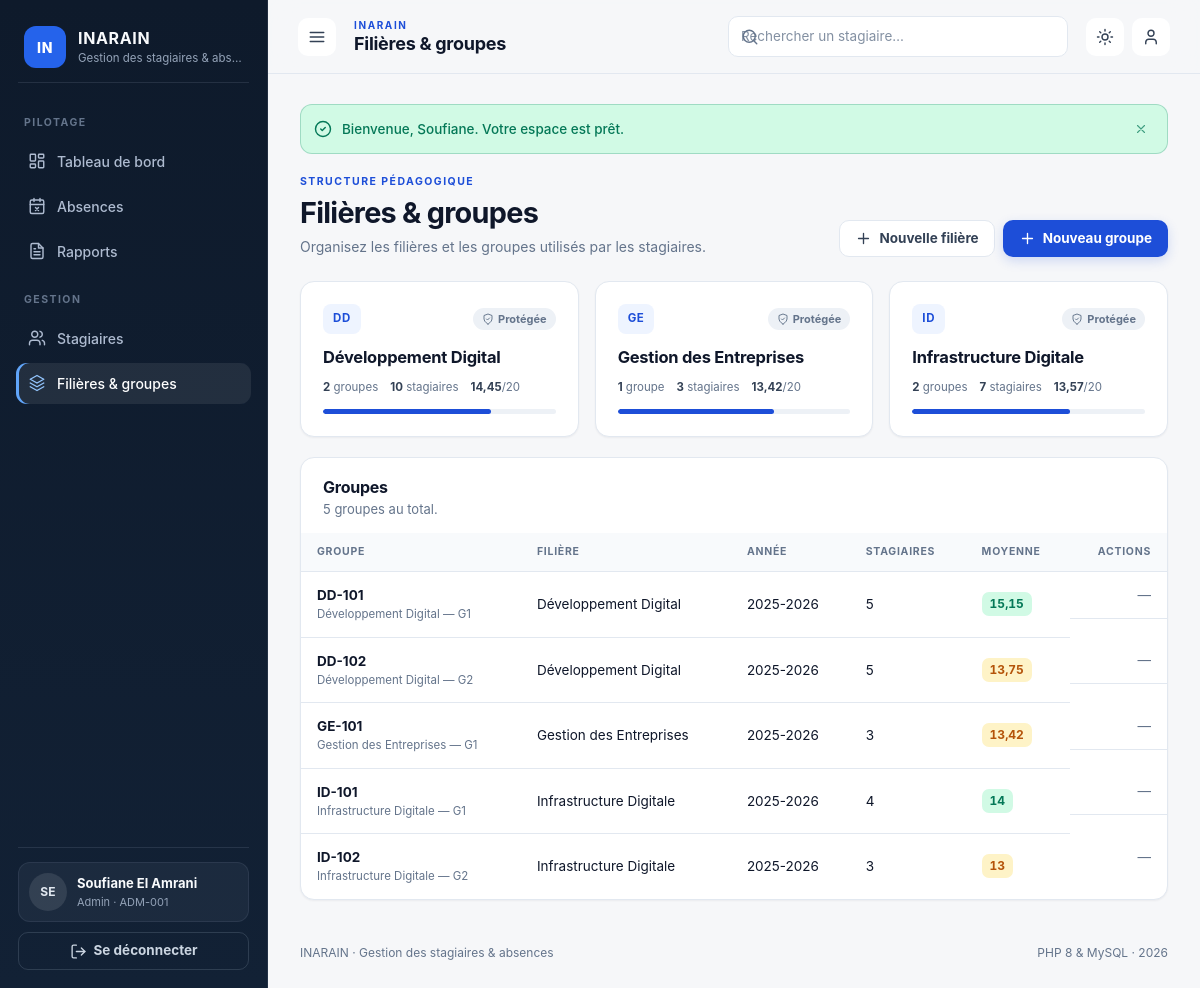
Page /filieres (signed in) on the committed database.
### tables this page shows
CREATE TABLE filieres (
    id INT UNSIGNED NOT NULL AUTO_INCREMENT,
    code VARCHAR(20) NOT NULL,
    label VARCHAR(120) NOT NULL,
    created_at TIMESTAMP NOT NULL DEFAULT CURRENT_TIMESTAMP,
    PRIMARY KEY (id),
    UNIQUE KEY uniq_filiere_code (code)
);

CREATE TABLE groupes (
    id INT UNSIGNED NOT NULL AUTO_INCREMENT,
    code VARCHAR(20) NOT NULL,
    label VARCHAR(120) NOT NULL,
    filiere_id INT UNSIGNED NOT NULL,
    academic_year VARCHAR(9) NOT NULL DEFAULT '2025-2026',
    created_at TIMESTAMP NOT NULL DEFAULT CURRENT_TIMESTAMP,
    PRIMARY KEY (id),
    UNIQUE KEY uniq_groupe_code (code),
    KEY idx_groupe_filiere (filiere_id),
    CONSTRAINT fk_groupe_filiere FOREIGN KEY (filiere_id)
        REFERENCES filieres (id) ON DELETE RESTRICT ON UPDATE CASCADE
);

### app/Core/View.php (called while the page is built, shortened)
<?php
final class View
{
    public static function render(string $view, array $data = [], ?string $layout = null): void
    {
        extract($data, EXTR_SKIP);
        require __DIR__ . '/../Views/' . $view . '.php';
    }
}

### app/Controllers/FilieresController.php (called while the page is built, shortened)
<?php
final class FilieresController
{
    public function index(): void
    {
        View::render('filieres/index', [
            'pageTitle' => 'Filières & groupes',
            'filieres' => Filiere::allWithStats(),
            'groups' => Filiere::groups(),
        ]);
    }
}

### public/index.php (called while the page is built, shortened)
<?php
$requestPath = parse_url($_SERVER['REQUEST_URI'] ?? '/', PHP_URL_PATH) ?: '/';
$requestPath = rawurldecode($requestPath);
$requestPath = '/' . trim($requestPath, '/');
$router = new App\Core\Router();
$router->get('/', [App\Controllers\DashboardController::class, 'index']);
$router->get('/login', [App\Controllers\AuthController::class, 'showLogin']);
$router->post('/login', [App\Controllers\AuthController::class, 'login']);
$router->get('/register', [App\Controllers\AuthController::class, 'showRegister']);
$router->post('/register', [App\Controllers\AuthController::class, 'register']);
$router->post('/logout', [App\Controllers\AuthController::class, 'logout']);
$router->get('/stagiaires', [App\Controllers\StagiairesController::class, 'index']);
$router->get('/stagiaires/create', [App\Controllers\StagiairesController::class, 'create']);
$router->post('/stagiaires', [App\Controllers\StagiairesController::class, 'store']);
$router->get('/stagiaires/{id}', [App\Controllers\StagiairesController::class, 'show']);
$router->get('/stagiaires/{id}/edit', [App\Controllers\StagiairesController::class, 'edit']);
$router->post('/stagiaires/{id}', [App\Controllers\StagiairesController::class, 'update']);
$router->post('/stagiaires/{id}/delete', [App\Controllers\StagiairesController::class, 'destroy']);
$router->get('/absences', [App\Controllers\AbsencesController::class, 'index']);
$router->post('/absences', [App\Controllers\AbsencesController::class, 'store']);
$router->post('/absences/{id}/justify', [App\Controllers\AbsencesController::class, 'justify']);
$router->post('/absences/{id}/delete', [App\Controllers\AbsencesController::class, 'destroy']);
$router->get('/filieres', [App\Controllers\FilieresController::class, 'index']);
$router->post('/filieres', [App\Controllers\FilieresController::class, 'storeFiliere']);
$router->post('/filieres/{id}/delete', [App\Controllers\FilieresController::class, 'destroyFiliere']);
$router->post('/groupes', [App\Controllers\FilieresController::class, 'storeGroup']);
$router->post('/groupes/{id}/delete', [App\Controllers\FilieresController::class, 'destroyGroup']);
$router->get('/reports', [App\Controllers\ReportsController::class, 'index']);
$router->get('/reports/filieres/{id}', [App\Controllers\ReportsController::class, 'filiere']);
$router->get('/reports/stagiaires.csv', [App\Controllers\ReportsController::class, 'exportStagiaires']);
$router->get('/reports/absences.csv', [App\Controllers\ReportsController::class, 'exportAbsences']);
$router->get('/profile', [App\Controllers\ProfileController::class, 'index']);
$router->post('/profile', [App\Controllers\ProfileController::class, 'update']);
$router->post('/profile/password', [App\Controllers\ProfileController::class, 'changePassword']);
$router->dispatch($_SERVER['REQUEST_METHOD'] ?? 'GET', $requestPath);

### app/Models/Filiere.php (called while the page is built, shortened)
<?php
final class Filiere
{
    public static function allWithStats(): array
    {
        $sql = 'SELECT f.*,
                       COUNT(DISTINCT g.id) AS group_count,
                       COUNT(DISTINCT s.id) AS stagiaire_count,
                       COALESCE(AVG(s.note), 0) AS average_note
                FROM filieres f
                LEFT JOIN groupes g ON g.filiere_id = f.id
                LEFT JOIN stagiaires s ON s.group_id = g.id
                GROUP BY f.id
                ORDER BY f.label';
        return Database::connection()->query($sql)->fetchAll(PDO::FETCH_ASSOC);
    }
    public static function groups(): array
    {
        $sql = 'SELECT g.*, f.label AS filiere_label, f.code AS filiere_code,
                       COUNT(s.id) AS stagiaire_count,
                       COALESCE(AVG(s.note), 0) AS average_note
                FROM groupes g
                JOIN filieres f ON f.id = g.filiere_id
                LEFT JOIN stagiaires s ON s.group_id = g.id
                GROUP BY g.id
                ORDER BY f.label, g.label';
        return Database::connection()->query($sql)->fetchAll(PDO::FETCH_ASSOC);
    }
}

### app/Views/filieres/index.php (the view, shortened to what this page needs)
<section class="page-head">
    <div>
        <p class="eyebrow">Structure pédagogique</p>
        <h2>Filières &amp; groupes</h2>
        <p class="muted">Organisez les filières et les groupes utilisés par les stagiaires.</p>
    </div>
    <div class="page-actions">
        <button class="btn btn-ghost" type="button" data-open-dialog="filiere-dialog"><?= icon('plus') ?> Nouvelle filière</button>
        <button class="btn btn-primary" type="button" data-open-dialog="group-dialog"><?= icon('plus') ?> Nouveau groupe</button>
    </div>
</section>
<?php if ($filieres === []): ?>
    <section class="card empty-state empty-state-lg">
        <?= icon('layers') ?>
        <h3>Aucune filière</h3>
        <p>Créez une filière puis un groupe pour commencer à inscrire des stagiaires.</p>
        <button class="btn btn-primary" type="button" data-open-dialog="filiere-dialog"><?= icon('plus') ?> Créer une filière</button>
    </section>
<?php else: ?>
    <div class="filiere-grid">
        <?php foreach ($filieres as $filiere): ?>
            <article class="card filiere-card">
                <div class="filiere-head">
                    <span class="code-chip"><?= e($filiere['code']) ?></span>
                    <?php if ((int) $filiere['stagiaire_count'] === 0): ?>
                        <form action="<?= e(url('filieres/' . $filiere['id'] . '/delete')) ?>" method="post" data-confirm="Supprimer la filière <?= e($filiere['label']) ?> ? Ses groupes vides seront aussi supprimés.">
                            <?= csrf_field() ?>
                            <button class="icon-btn icon-btn-sm icon-btn-danger" type="submit" title="Supprimer la filière" aria-label="Supprimer la filière <?= e($filiere['label']) ?>"><?= icon('trash') ?></button>
                        </form>
                    <?php else: ?>
                        <span class="badge badge-muted" title="Cette filière contient encore des stagiaires"><?= icon('shield') ?> Protégée</span>
                    <?php endif; ?>
                </div>
                <h3><?= e($filiere['label']) ?></h3>
                <div class="filiere-stats">
                    <span><strong><?= (int) $filiere['group_count'] ?></strong> groupe<?= (int) $filiere['group_count'] > 1 ? 's' : '' ?></span>
                    <span><strong><?= (int) $filiere['stagiaire_count'] ?></strong> stagiaire<?= (int) $filiere['stagiaire_count'] > 1 ? 's' : '' ?></span>
                    <span><strong><?= e(note_fr($filiere['average_note'])) ?></strong>/20</span>
                </div>
                <div class="progress progress-sm"><span style="width: <?= e((string) round(((float) $filiere['average_note'] / 20) * 100, 1)) ?>%"></span></div>
            </article>
        <?php endforeach; ?>
    </div>
<?php endif; ?>
<section class="card card-flush">
    <div class="card-head card-head-padded">
        <div>
            <h3>Groupes</h3>
            <p class="muted"><?= count($groups) ?> groupe<?= count($groups) > 1 ? 's' : '' ?> au total.</p>
        </div>
    </div>
    <?php if ($groups === []): ?>
        <div class="empty-state">
            <?= icon('users') ?>
            <h3>Aucun groupe</h3>
            <p>Créez un groupe rattaché à une filière.</p>
        </div>
    <?php else: ?>
        <div class="table-wrap">
            <table class="table">
                <thead>
                    <tr>
                        <th scope="col">Groupe</th>
                        <th scope="col">Filière</th>
                        <th scope="col">Année</th>
                        <th scope="col">Stagiaires</th>
                        <th scope="col">Moyenne</th>
                        <th scope="col" class="th-actions">Actions</th>
                    </tr>
                </thead>
                <tbody>
                    <?php foreach ($groups as $group): ?>
                        <tr>
                            <td>
                                <span class="table-strong"><?= e($group['code']) ?></span>
                                <span class="table-sub"><?= e($group['label']) ?></span>
                            </td>
                            <td><?= e($group['filiere_label']) ?></td>
                            <td><?= e($group['academic_year']) ?></td>
                            <td><?= (int) $group['stagiaire_count'] ?></td>
                            <td><span class="note note-<?= e(note_tone($group['average_note'])) ?>"><?= e(note_fr($group['average_note'])) ?></span></td>
                            <td class="td-actions">
                                <?php if ((int) $group['stagiaire_count'] === 0): ?>
                                    <form action="<?= e(url('groupes/' . $group['id'] . '/delete')) ?>" method="post" data-confirm="Supprimer le groupe <?= e($group['code']) ?> ?">
                                        <?= csrf_field() ?>
                                        <button class="icon-btn icon-btn-sm icon-btn-danger" type="submit" title="Supprimer le groupe" aria-label="Supprimer le groupe <?= e($group['code']) ?>"><?= icon('trash') ?></button>
                                    </form>
                                <?php else: ?>
                                    <span class="muted">—</span>
                                <?php endif; ?>
                            </td>
                        </tr>
                    <?php endforeach; ?>
                </tbody>
            </table>
        </div>
    <?php endif; ?>
</section>

### app/helpers.php (shortened to what this page needs)
<?php
function e(mixed $value): string
{
    return htmlspecialchars((string) $value, ENT_QUOTES, 'UTF-8');
}
function config(string $key, mixed $default = null): mixed
{
    $value = $GLOBALS['config'] ?? [];
    foreach (explode('.', $key) as $segment) {
        $value = $value[$segment];
    }
    return $value;
}
function note_fr(mixed $note): string
{
    $formatted = number_format((float) $note, 2, ',', '');
    return rtrim(rtrim($formatted, '0'), ',');
}
function note_tone(mixed $note): string
{
    $value = (float) $note;
    if ($value >= 14) {
        return 'good';
    }
    if ($value >= (float) config('academic.pass_mark', 10)) {
        return 'warn';
    }
    return 'bad';
}
function icon(string $name, string $class = 'icon'): string
{
    return '<svg class="' . e($class) . '" aria-hidden="true"><use href="#i-' . e($name) . '"></use></svg>';
}

### app/Core/Router.php (shortened to what this page needs)
<?php
final class Router
{
    private array $routes = [];
    private function add(string $method, string $pattern, callable|array $handler): void
    {
        $this->routes[] = [
            'method' => $method,
            'pattern' => rtrim($pattern, '/') ?: '/',
            'handler' => $handler,
        ];
    }
    public function dispatch(string $method, string $path): void
    {
        $path = rtrim($path, '/') ?: '/';
        foreach ($this->routes as $route) {
            $regex = $this->compile($route['pattern']);
            if (preg_match($regex, $path, $matches) !== 1) {
                continue;
            }
            $params = array_filter(
                $matches,
                static fn (string|int $key): bool => is_string($key),
                ARRAY_FILTER_USE_KEY
            );
            $handler = $route['handler'];
            if (is_array($handler) && is_string($handler[0])) {
                $handler[0] = new $handler[0]();
            }
            call_user_func_array($handler, array_values($params));
            return;
        }
    }
    private function compile(string $pattern): string
    {
        $regex = preg_replace('#\{([a-zA-Z_][a-zA-Z0-9_]*)\}#', '(?P<$1>[^/]+)', $pattern);
        return '#^' . $regex . '$#';
    }
}

### rows in the picture
filieres: code "DD", label "Développement Digital", group_count "2", shows "s", stagiaire_count "10", average_note "14,45"
filieres: code "GE", label "Gestion des Entreprises", group_count "1", stagiaire_count "3", average_note "13,42"
filieres: code "ID", label "Infrastructure Digitale", group_count "2", stagiaire_count "7", average_note "13,57"
groupes: code "DD-101", label "Développement Digital — G1", filiere.label "Développement Digital", academic_year "2025-2026", stagiaire_count "5", average_note "15,15"
groupes: code "DD-102", label "Développement Digital — G2", filiere.label "Développement Digital", academic_year "2025-2026", stagiaire_count "5", average_note "13,75"
groupes: code "GE-101", label "Gestion des Entreprises — G1", filiere.label "Gestion des Entreprises", academic_year "2025-2026", stagiaire_count "3", average_note "13,42"
groupes: code "ID-101", label "Infrastructure Digitale — G1", filiere.label "Infrastructure Digitale", academic_year "2025-2026", stagiaire_count "4", average_note "14"
groupes: code "ID-102", label "Infrastructure Digitale — G2", filiere.label "Infrastructure Digitale", academic_year "2025-2026", stagiaire_count "3", average_note "13"

### other values in the picture
$flash['message'] "Bienvenue, Soufiane. Votre espace est prêt."
